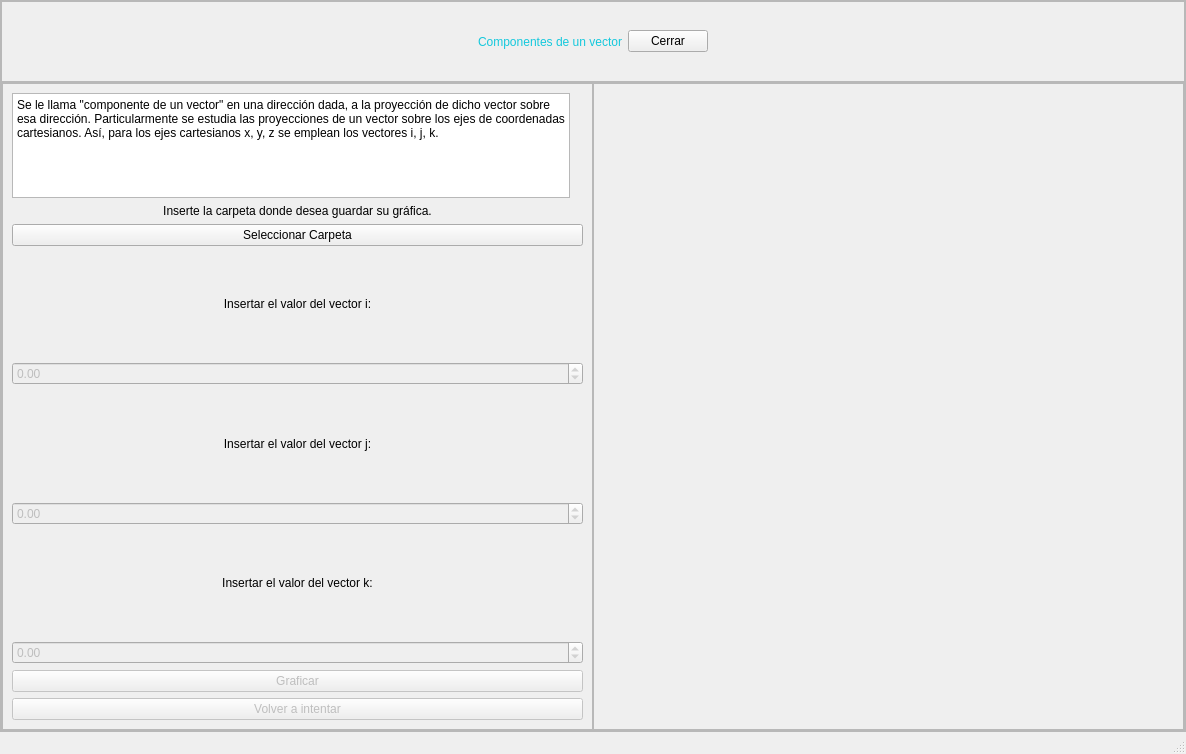
<?xml version="1.0" encoding="UTF-8"?>
<ui version="4.0">
 <class>MainWindow</class>
 <widget class="QMainWindow" name="MainWindow">
  <property name="geometry">
   <rect>
    <x>0</x>
    <y>0</y>
    <width>1186</width>
    <height>754</height>
   </rect>
  </property>
  <property name="windowTitle">
   <string>MainWindow</string>
  </property>
  <widget class="QWidget" name="centralwidget">
   <layout class="QHBoxLayout" name="horizontalLayout">
    <property name="spacing">
     <number>0</number>
    </property>
    <property name="leftMargin">
     <number>0</number>
    </property>
    <property name="topMargin">
     <number>0</number>
    </property>
    <property name="rightMargin">
     <number>0</number>
    </property>
    <property name="bottomMargin">
     <number>0</number>
    </property>
    <item>
     <widget class="QFrame" name="frame">
      <property name="frameShape">
       <enum>QFrame::StyledPanel</enum>
      </property>
      <property name="frameShadow">
       <enum>QFrame::Raised</enum>
      </property>
      <layout class="QVBoxLayout" name="verticalLayout" stretch="1,8">
       <property name="spacing">
        <number>0</number>
       </property>
       <property name="leftMargin">
        <number>0</number>
       </property>
       <property name="topMargin">
        <number>0</number>
       </property>
       <property name="rightMargin">
        <number>0</number>
       </property>
       <property name="bottomMargin">
        <number>0</number>
       </property>
       <item>
        <widget class="QFrame" name="frame_2">
         <property name="frameShape">
          <enum>QFrame::StyledPanel</enum>
         </property>
         <property name="frameShadow">
          <enum>QFrame::Raised</enum>
         </property>
         <layout class="QHBoxLayout" name="horizontalLayout_2">
          <item>
           <spacer name="horizontalSpacer">
            <property name="orientation">
             <enum>Qt::Horizontal</enum>
            </property>
            <property name="sizeHint" stdset="0">
             <size>
              <width>376</width>
              <height>20</height>
             </size>
            </property>
           </spacer>
          </item>
          <item>
           <widget class="QLabel" name="label">
            <property name="styleSheet">
             <string notr="true">font: 87 12pt &quot;Arial Black&quot;;
color: rgb(20, 200, 220);</string>
            </property>
            <property name="text">
             <string>Componentes de un vector</string>
            </property>
           </widget>
          </item>
          <item>
           <widget class="QPushButton" name="button_cerrar">
            <property name="text">
             <string>Cerrar</string>
            </property>
           </widget>
          </item>
          <item>
           <spacer name="horizontalSpacer_2">
            <property name="orientation">
             <enum>Qt::Horizontal</enum>
            </property>
            <property name="sizeHint" stdset="0">
             <size>
              <width>375</width>
              <height>20</height>
             </size>
            </property>
           </spacer>
          </item>
         </layout>
        </widget>
       </item>
       <item>
        <widget class="QFrame" name="frame_3">
         <property name="frameShape">
          <enum>QFrame::StyledPanel</enum>
         </property>
         <property name="frameShadow">
          <enum>QFrame::Raised</enum>
         </property>
         <layout class="QHBoxLayout" name="horizontalLayout_3" stretch="1,1">
          <property name="spacing">
           <number>0</number>
          </property>
          <property name="leftMargin">
           <number>0</number>
          </property>
          <property name="topMargin">
           <number>0</number>
          </property>
          <property name="rightMargin">
           <number>0</number>
          </property>
          <property name="bottomMargin">
           <number>0</number>
          </property>
          <item>
           <widget class="QFrame" name="frame_4">
            <property name="styleSheet">
             <string notr="true">font: 10pt &quot;MS Shell Dlg 2&quot;;</string>
            </property>
            <property name="frameShape">
             <enum>QFrame::StyledPanel</enum>
            </property>
            <property name="frameShadow">
             <enum>QFrame::Raised</enum>
            </property>
            <layout class="QVBoxLayout" name="verticalLayout_2" stretch="1,0,0,1,1,1,1,1,1,1,0">
             <item>
              <layout class="QGridLayout" name="gridLayout">
               <item row="0" column="0">
                <widget class="QPlainTextEdit" name="plainTextEdit">
                 <property name="styleSheet">
                  <string notr="true">font: 12pt &quot;Nirmala UI&quot;;</string>
                 </property>
                 <property name="readOnly">
                  <bool>true</bool>
                 </property>
                 <property name="plainText">
                  <string>Se le llama &quot;componente de un vector&quot; en una dirección dada, a la proyección de dicho vector sobre esa dirección. Particularmente se estudia las proyecciones de un vector sobre los ejes de coordenadas cartesianos. Así, para los ejes cartesianos x, y, z se emplean los vectores i, j, k. </string>
                 </property>
                </widget>
               </item>
               <item row="0" column="1">
                <widget class="QLabel" name="label_5">
                 <property name="text">
                  <string/>
                 </property>
                 <property name="pixmap">
                  <pixmap>Images/ComponentesIJK.png</pixmap>
                 </property>
                </widget>
               </item>
              </layout>
             </item>
             <item>
              <widget class="QLabel" name="label_6">
               <property name="text">
                <string>Inserte la carpeta donde desea guardar su gráfica.</string>
               </property>
               <property name="alignment">
                <set>Qt::AlignCenter</set>
               </property>
              </widget>
             </item>
             <item>
              <widget class="QPushButton" name="button_guardar">
               <property name="text">
                <string>Seleccionar Carpeta</string>
               </property>
              </widget>
             </item>
             <item>
              <widget class="QLabel" name="label_2">
               <property name="text">
                <string>Insertar el valor del vector i:</string>
               </property>
               <property name="alignment">
                <set>Qt::AlignCenter</set>
               </property>
              </widget>
             </item>
             <item>
              <widget class="QDoubleSpinBox" name="comp_i">
               <property name="enabled">
                <bool>false</bool>
               </property>
               <property name="minimum">
                <double>-10000.000000000000000</double>
               </property>
               <property name="maximum">
                <double>10000.000000000000000</double>
               </property>
               <property name="singleStep">
                <double>0.100000000000000</double>
               </property>
              </widget>
             </item>
             <item>
              <widget class="QLabel" name="label_3">
               <property name="text">
                <string>Insertar el valor del vector j:</string>
               </property>
               <property name="alignment">
                <set>Qt::AlignCenter</set>
               </property>
              </widget>
             </item>
             <item>
              <widget class="QDoubleSpinBox" name="comp_j">
               <property name="enabled">
                <bool>false</bool>
               </property>
               <property name="minimum">
                <double>-10000.000000000000000</double>
               </property>
               <property name="maximum">
                <double>10000.000000000000000</double>
               </property>
               <property name="singleStep">
                <double>0.100000000000000</double>
               </property>
              </widget>
             </item>
             <item>
              <widget class="QLabel" name="label_4">
               <property name="text">
                <string>Insertar el valor del vector k:</string>
               </property>
               <property name="alignment">
                <set>Qt::AlignCenter</set>
               </property>
              </widget>
             </item>
             <item>
              <widget class="QDoubleSpinBox" name="comp_k">
               <property name="enabled">
                <bool>false</bool>
               </property>
               <property name="minimum">
                <double>-10000.000000000000000</double>
               </property>
               <property name="maximum">
                <double>10000.000000000000000</double>
               </property>
               <property name="singleStep">
                <double>0.100000000000000</double>
               </property>
              </widget>
             </item>
             <item>
              <widget class="QPushButton" name="button_graficar">
               <property name="enabled">
                <bool>false</bool>
               </property>
               <property name="text">
                <string>Graficar</string>
               </property>
              </widget>
             </item>
             <item>
              <widget class="QPushButton" name="button_reintentar">
               <property name="enabled">
                <bool>false</bool>
               </property>
               <property name="text">
                <string>Volver a intentar</string>
               </property>
              </widget>
             </item>
            </layout>
           </widget>
          </item>
          <item>
           <widget class="QFrame" name="frame_5">
            <property name="frameShape">
             <enum>QFrame::StyledPanel</enum>
            </property>
            <property name="frameShadow">
             <enum>QFrame::Raised</enum>
            </property>
            <layout class="QVBoxLayout" name="verticalLayout_4">
             <item>
              <layout class="QVBoxLayout" name="grafica_componentes"/>
             </item>
            </layout>
           </widget>
          </item>
         </layout>
        </widget>
       </item>
      </layout>
     </widget>
    </item>
   </layout>
  </widget>
  <widget class="QStatusBar" name="statusbar"/>
 </widget>
 <resources/>
 <connections/>
</ui>
